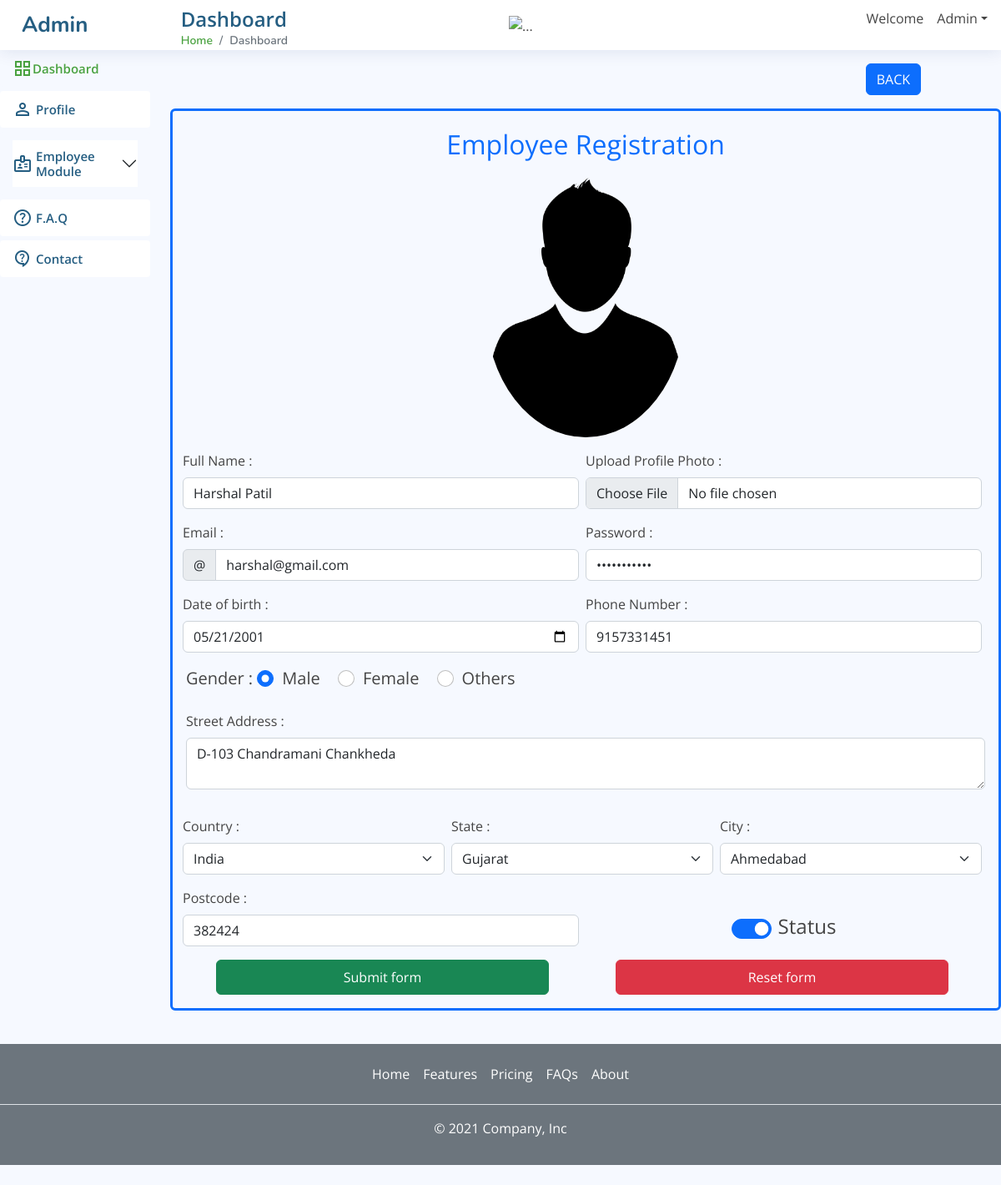
Screenshot of /Project1/admin/addEmployeeHtml.php?emp_Id=101 (signed in) with the database file from the repository.
### tables this page shows
CREATE TABLE `employee` (
  `emp_Id` int(11) NOT NULL,
  `name` varchar(255) DEFAULT NULL,
  `gender` enum('M','F','O') DEFAULT NULL,
  `email` varchar(50) DEFAULT NULL,
  `password` varchar(255) DEFAULT NULL,
  `street_Address` varchar(255) DEFAULT NULL,
  `city` int(11) DEFAULT NULL,
  `state` int(11) DEFAULT NULL,
  `postcode` varchar(10) DEFAULT NULL,
  `country` int(11) DEFAULT NULL,
  `phone_Number` varchar(50) DEFAULT NULL,
  `birth_Date` date DEFAULT NULL,
  `profile_Pic` varchar(255) DEFAULT NULL,
  `register_Date` datetime DEFAULT NULL,
  `status` enum('0','1') DEFAULT NULL
);

CREATE TABLE `state` (
  `state_Id` int(30) NOT NULL,
  `country_Id` int(3) DEFAULT NULL,
  `state_Name` varchar(35) DEFAULT NULL
);

CREATE TABLE `city` (
  `city_Id` int(3) NOT NULL,
  `state_Id` int(3) DEFAULT NULL,
  `city_Name` varchar(35) DEFAULT NULL
);

### Project1/admin/lib/Conn.php (called while the page is built, shortened)
<?php
class Conn
{
    private $conn;
    public function __construct()
    {
        try {
            $this->conn = new PDO("mysql:host=192.168.102.241:3306;dbname=EmployeeModule", 'root', 'deep70');
        } catch (PDOException $e) {
            die("Connection failed: " . $e->getMessage());
        }
    }
    public function select($table, $fields = "*", $join = "", $joinParam = '', $where = "",$whereParam='', $groupbyFieldName = "", $orderFieldName = "", $order = "", $limit = "")
    {
        $sql = "SELECT $fields FROM $table";
        if (!empty($join) && !empty($joinParam)) {
            foreach ($joinParam as $tableName => $data) {
                foreach ($data as $field1 => $field2) {
                    $sql .= " $join $tableName ON $table.$field1 = $tableName.$field2";
                }
            }
        }
        if (!empty($where)) {
            $sql .= " WHERE $where";
        }
        $stmt = $this->conn->prepare($sql);
        foreach ($whereParam as $key => $value) {
            if ($value['type'] == 'INT') {
                $stmt->bindParam($key, $value['value'], PDO::PARAM_INT);
            } else {
                $stmt->bindParam($key, $value['value'], PDO::PARAM_STR);
            }
        }
        $stmt->execute();
        return $stmt->fetchAll(PDO::FETCH_ASSOC);
    }
}

### Project1/admin/addEmployeeHtml.php (the view, shortened to what this page needs)
<?php
require_once 'lib/Conn.php';
require "addEmployee.php";
require_once 'lib/header.php';
require_once 'lib/navbar.php';
require_once 'lib/sidebar.php';
?>
<div class="col-10 mb-3">
  <div class="col-12 mt-3 d-flex justify-content-end pe-5">
    <a name="back" id="back" class="btn btn-primary me-5" href="<?php echo SITE_URL; ?>PHPOPS/Day19/Assignments/Project1/admin/employeeList.php" role="button">BACK</a>
  </div>
  <div class="container mt-3 border border-primary border-3 p-3 rounded">
    <div class="d-flex justify-content-center mb-3"><span class="fs-2 text-primary">Employee Registration</span></div>
    <?php echo $imgfield; ?>
    <form class="row g-3 needs-validation" id="validater" novalidate method="post" enctype="multipart/form-data">
      <div class="row justify-content-center align-items-center g-2">
        <div class="col">
          <label for="name" class="form-label">Full Name : </label>
          <input type="text" class="form-control" id="name" name="name" placeholder="Enter Full Name..." value="<?php echo $updateResult['name'] ?>" required>
        </div>
        <div class="col">
          <label for="profile_Pic" class="form-label">Upload Profile Photo : </label>
          <?php
          $required = "required";
          if(isset($_GET['emp_Id'])) {
            $required = "";
          }
          ?>
          <input type="file" class="form-control" aria-label="file example" id="profile_Pic" name="profile_Pic" <?php echo $required; ?>>
        </div>
      </div>
      <div class="row justify-content-center align-items-center g-2">
        <div class="col">
          <label for="email" class="form-label">Email : </label>
          <div class="input-group has-validation">
            <span class="input-group-text" id="inputGroupPrepend">@</span>
            <input type="email" class="form-control" id="email" name="email" placeholder="Enter Email..." value="<?php echo $updateResult['email'] ?>" pattern="[a-z0-9._%+-]+@[a-z0-9.-]+\.[a-z]{2,}$" aria-describedby="inputGroupPrepend" required>
          </div>
        </div>
        <div class="col">
          <label for="password" class="form-label">Password : </label>
          <input type="password" class="form-control" id="password" name="password" placeholder="Enter Password..." value="<?php echo $updateResult['password'] ?>" required>
        </div>
      </div>
      <div class="row justify-content-center align-items-center g-2">
        <div class="col">
          <label for="dob" class="form-label">Date of birth : </label>
          <input type="date" class="form-control" id="birth_Date" name="birth_Date" value="<?php echo $updateResult['birth_Date'] ?>" required>
        </div>
        <div class="col">
          <label for="phone_Number" class="form-label">Phone Number : </label>
          <input type="text" class="form-control" id="phone_Number" name="phone_Number" placeholder="Enter Phone Number..." value="<?php echo $updateResult['phone_Number'] ?>" required>
        </div>
      </div>
      <div class="gender fs-5">
        <label for="gender" class="form-label">Gender : </label>
        <div class="form-check form-check-inline">
          <input type="radio" class="form-check-input" id="genderM" value="M" name="gender" <?php if ($updateResult['gender'] == "M") {
                                                                                              echo "checked";
                                                                                            } ?> required>
          <label class="form-check-label" for="genderM">Male</label>
        </div>
        <div class="form-check form-check-inline">
          <input type="radio" class="form-check-input" id="genderF" value="F" name="gender" <?php if ($updateResult['gender'] == "F") {
                                                                                              echo "checked";
                                                                                            } ?> required>
          <label class="form-check-label" for="genderF">Female</label>
        </div>
        <div class="form-check form-check-inline">
          <input type="radio" class="form-check-input" id="genderO" value="O" name="gender" <?php if ($updateResult['gender'] == "O") {
                                                                                              echo "checked";
                                                                                            } ?> required>
          <label class="form-check-label" for="genderO">Others</label>
        </div>
      </div>
      <div class="mb-3">
        <label for="street_Address" class="form-label">Street Address : </label>
        <textarea class="form-control" id="street_Address" placeholder="Enter Address..." name="street_Address" required><?php echo $updateResult['street_address'] ?></textarea>
      </div>
      <div class="row justify-content-center align-items-center g-2">
        <div class="col">
          <label for="country" class="form-label">Country : </label>
          <select class="form-select" id="country" name="country" required>
            <?php
            $conn = new Conn();
            $result1 = $conn->select('country');
            foreach ($result1 as $key => $value) {
              if (isset($_GET['emp_Id']) && $updateResult['country'] == $value['country_Id']) {
                echo "<option value='" . $value['country_Id'] . "' selected>" . $value['country_Name'] . "</option>";
              } else {
                echo "<option value='" . $value['country_Id'] . "'>" . $value['country_Name'] . "</option>";
              }
            }
            ?>
          </select>
        </div>
        <div class="col">
          <label for="state" class="form-label">State : </label>
          <select class="form-select" id="state" name="state" required>
            <?php
            if (isset($_GET['emp_Id'])) {
              echo "<option value='" . $updateResult['state'] . "' selected>" . $updateResult['state_Name'] . "</option>";
            } else {
              echo '<option disabled value="" selected>-select-</option>';
            }
            ?>
          </select>
        </div>
        <div class="col">
          <label for="city" class="form-label">City : </label>
          <select class="form-select" id="city" name="city" required>
            <?php
            if (isset($_GET['emp_Id'])) {
              echo "<option value='" . $updateResult['city'] . "' selected>" . $updateResult['city_Name'] . "</option>";
            } else {
              echo '<option disabled value="" selected>-select-</option>';
            }
            ?>
          </select>
        </div>
      </div>
      <div class="row justify-content-center align-items-center g-2">
        <div class="col">
          <label for="postcode" class="form-label">Postcode : </label>
          <input type="text" class="form-control" id="postcode" name="postcode" placeholder="Enter Postcode..." value="<?php echo $updateResult['postcode'] ?>" required>
        </div>
        <div class="col">
          <div class="form-check form-switch d-flex align-self-center align-items-center justify-content-center mt-4 fs-4">
            <input class="form-check-input" type="checkbox" role="switch" id="status" name="status" <?php if (isset($_GET['emp_Id'])) {
                                                                                                      if ($updateResult['status'] == 1) {
                                                                                                        echo 'checked';
                                                                                                      }
                                                                                                    } else {
                                                                                                      echo 'checked';
                                                                                                    } ?>>
            <label class="form-check-label ms-2" for="status">Status</label>
          </div>
        </div>
      </div>
      <div class="d-flex gap-2 col-12">
        <button class="btn-validation btn btn-success p-2 col-5 mx-auto" id='submit' type="submit" name="submit">Submit form</button>
        <button class="btn btn-danger p-2 col-5 mx-auto" type="reset">Reset form</button>
        <?php echo "<br>".$valid;?>
      </div>
      <?php echo "<br>".$validate;?>
    </form>
  </div>
</div>
<?php
require_once 'lib/footer.php';
?>

### Project1/admin/addEmployee.php (shortened to what this page needs)
<?php
if (isset($_GET['emp_Id'])) {
    $conn = new Conn();
    $data = array(
        ":emp_Id" => array(
            "value" => $_GET['emp_Id'],
            "type" => 'INT'
        ),
    );
    $Result = $conn->select('employee', ('emp_Id,name,password,gender,email,street_address,city_Name,`state_Name`,postcode,country,state,city,`country_Name`,`phone_Number`,birth_Date,`profile_Pic`,`register_Date`,status'), 'LEFT JOIN', array('country' => array("country" => "country_Id"), 'state' => array("state" => "state_Id"), 'city' => array("city" => "city_Id")), "emp_Id = :emp_Id", $data,);
    $updateResult = $Result[0];
    $imgpath = SITE_URL . 'PHPOPS/Day19/Assignments/Project1/admin/assets/img/upload/' . $_GET['emp_Id'] . '/' . $updateResult['profile_Pic'];
    $imgfield = "<div class=' d-flex justify-content-center mb-3'><img src='$imgpath' class='card-img-top rounded-circle w-25' alt='...'></div>";
} else {
    $title = "Add Employee";
}

### Project1/admin/assets/css/style.css (style rules this page uses)
:root { scroll-behavior: smooth; }
body { font-family: "Open Sans", sans-serif; background: #f6f9ff; color: #444444; }
a { color: #4aa240; text-decoration: none; }

### rows the page displays
employee: profile_Pic (picture), name "Harshal Patil", email "harshal@gmail.com", birth_Date "05/21/2001", phone_Number "9157331451", gender "☑ Male", gender "☐ Female", gender "☐ Others", street_Address "D-103 Chandramani Chankheda", state "Gujarat", city "Ahmedabad", postcode "382424", status "☑"

### other values shown
form field country "India"
